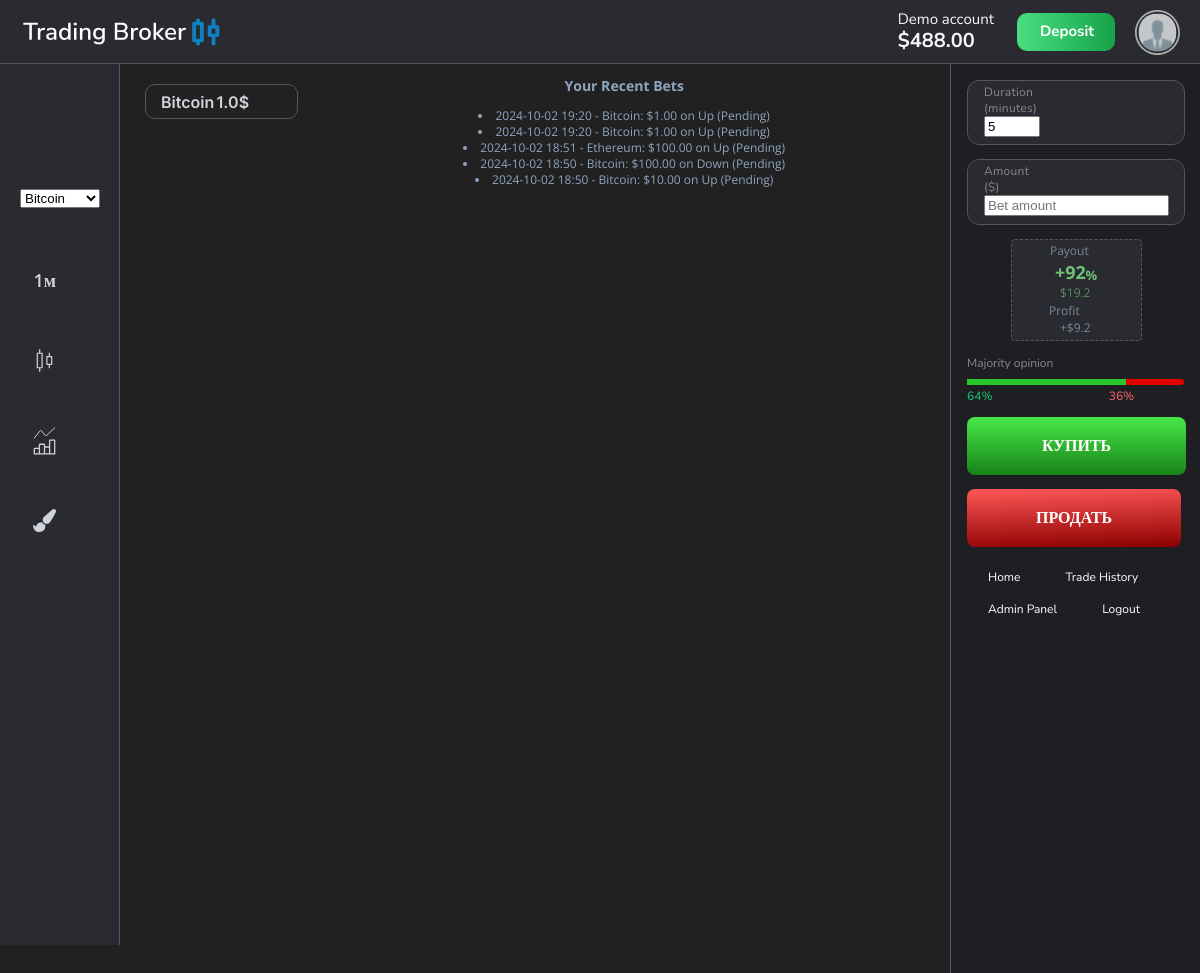
Page /dashboard/ (signed in) on the committed database.
### trading/models.py (models this page shows, shortened)
class UserProfile(models.Model):
    user = models.OneToOneField(User, on_delete=models.CASCADE)
    balance = models.DecimalField(max_digits=10, decimal_places=2, default=1000.00)

class ChartType(models.Model):
    name = models.CharField(max_length=50, unique=True)
    symbol = models.CharField(max_length=10, unique=True)

class Candle(models.Model):
    chart_type = models.ForeignKey(ChartType, on_delete=models.CASCADE)
    time = models.DateTimeField()
    open_price = models.FloatField()
    close_price = models.FloatField()
    min_price = models.FloatField()
    max_price = models.FloatField()

class Bet(models.Model):
    user = models.ForeignKey(User, on_delete=models.CASCADE)
    chart_type = models.ForeignKey(ChartType, on_delete=models.CASCADE)
    amount = models.DecimalField(max_digits=10, decimal_places=2)
    duration = models.DateTimeField(default=timezone.now())
    prediction = models.CharField(max_length=10, choices=[('UP', 'Up'), ('DOWN', 'Down')])
    created_at = models.DateTimeField(auto_now_add=True)
    result = models.CharField(max_length=10, choices=[('WIN', 'Win'), ('LOSS', 'Loss'), ('PENDING', 'Pending')], default='PENDING')

### trading/views.py (the view)
# urls.py: path('dashboard/', views.dashboard, name='dashboard'),
@login_required
def dashboard(request):
    chart_types = ChartType.objects.all()
    selected_chart_type = request.GET.get('chart_type')
    if selected_chart_type:
        chart_type = ChartType.objects.get(id=selected_chart_type)
    else:
        chart_type = chart_types.first()
    candles = Candle.objects.filter(chart_type=chart_type).order_by('-time')[:30]
    chart_data = {
        'labels': [],
        'open': [],
        'close': [],
        'high': [],
        'low': []
    }
    for candle in reversed(candles):
        chart_data['labels'].append(candle.time.isoformat())
        chart_data['open'].append(float(candle.open_price))
        chart_data['close'].append(float(candle.close_price))
        chart_data['high'].append(float(candle.max_price))
        chart_data['low'].append(float(candle.min_price))
    if request.method == 'POST':
        bet_form = BetForm(request.POST)
        if bet_form.is_valid():
            bet = bet_form.save(commit=False)
            bet.user = request.user
            bet.chart_type = chart_type
            bet.prediction = request.POST.get('place_bet')  # 'UP' or 'DOWN'
            if bet.amount <= request.user.userprofile.balance:
                request.user.userprofile.balance -= bet.amount
                request.user.userprofile.save()
                bet.save()
                messages.success(request, f'Your {bet.get_prediction_display()} bet of ${bet.amount} for {bet_form.cleaned_data["duration"]} minutes has been placed successfully.')
                return redirect('dashboard')
            else:
                messages.error(request, 'Insufficient funds to place the bet.')
        else:
            messages.error(request, 'Please check the form data and try again.')
    else:
        bet_form = BetForm(initial={'chart_type': chart_type.id})
    user_bets = Bet.objects.filter(user=request.user).order_by('-created_at')[:5]
    context = {
        'chart_types': chart_types,
        'selected_chart_type': chart_type,
        'candles': candles,
        'bet_form': bet_form,
        'chart_data': json.dumps(chart_data),
        'current_price': candles.first().close_price if candles else 0,
        'user_bets': user_bets,
    }
    return render(request, 'trading/dashboard.html', context)

### trading/forms.py (shortened to what this page needs)
class BetForm(forms.ModelForm):
    chart_type = forms.ModelChoiceField(queryset=ChartType.objects.all(), widget=forms.HiddenInput())
    duration = forms.IntegerField(
        min_value=1,
        max_value=60,
        initial=5,
        widget=forms.NumberInput(attrs={'class': 'form-control', 'placeholder': 'Duration in minutes'})
    )
    amount = forms.DecimalField(
        max_digits=10,
        decimal_places=2,
        min_value=1,
        widget=forms.NumberInput(attrs={'class': 'form-control', 'placeholder': 'Bet amount'})
    )
    class Meta:
        model = Bet
        fields = ['amount', 'duration', 'chart_type']

### trading/templates/trading/dashboard.html (shortened to what this page needs)
{% load static %}
{% block content %}
<!DOCTYPE html>
<html>
  <head>
    <link rel="stylesheet" href="{% static 'css/adminglobal.css' %}">
    <link rel="stylesheet" href="{% static 'css/adminindex.css' %}">
  </head>
  <body>
    <div class="pocketoptioncom-by-htmltode">
      <header class="header">
        <div class="vector-wrapper">
          <img
            class="vector-icon"
            loading="lazy"
            alt=""
            src="{% static 'images/vectoradmin.svg' %}"
          />
        </div>
        <div class="frame-parent">
          <div class="frame-wrapper">
            <div class="frame-group">
              <div class="demo-account-parent">
                <a class="demo-account">Demo account</a>
                <a class="a">${{ user.userprofile.balance }}</a>
              </div>
            </div>
          </div>
          <div class="frame-container">
            <button class="deposit-wrapper">
              <a class="deposit">Deposit</a>
            </button>
          </div>
          <img
            class="container-icon"
            loading="lazy"
            alt=""
            src="{% static 'images/container.svg' %}"
          />
        </div>
      </header>
      <main class="frame-main">
        <div class="background-parent">
          <div class="background">
            <div class="wrapper">
              <form method="get" id="chart-type-form">
                <select name="chart_type" id="chart_type" onchange="this.form.submit()">
                  {% for chart_type in chart_types %}
                    <option value="{{ chart_type.id }}" {% if chart_type == selected_chart_type %}selected{% endif %}>
                      {{ chart_type.name }}
                    </option>
                  {% endfor %}
                </select>
              </form>
            </div>
            <div class="chart-tools-wrapper">
                <div class="chart-tools">
                  <div class="tools">
                    <button class="button">1м</button>
                    </div>
                    <div class="tools">
                        <img
                          class="vector-icon1"
                          alt=""
                          src="{% static 'images/vector-11.svg' %}"
                        />
                      </div>
                    <div class="tools1">
                      <img
                        class="chart-tool-icon"
                        alt=""
                        src="{% static 'images/vector-22.svg' %}"
                      />
                      <img
                        class="chart-tool-icon1"
                        alt=""
                        src="{% static 'images/vector-33.svg' %}"
                      />
                    </div>
                    <div class="tools">
                      <img
                        class="vector-icon1"
                        alt=""
                        src="{% static 'images/vector-44.svg' %}"
                      />
                    </div>
                  </div>
                </div>
          </div>
          <div class="list-item-wrapper">
            <div class="list-item">
              <div class="audcad">{{ selected_chart_type.name }}</div>
              <div class="trade-info">
                <a class="trade-rate">{{ current_price }}</a>
                <div class="trade-percent">$</div>
              </div>
            </div>
          </div>
        </div>
   <div  id="candlestickChart" style="width: 100%; height: 400px;">
    <a class="demo-account">
        <h3>Your Recent Bets</h3>
          {% for bet in user_bets %}
          <li>
            {{ bet.created_at|date:"Y-m-d H:i" }} -
            {{ bet.chart_type.name }}:
            ${{ bet.amount }} on {{ bet.get_prediction_display }}
            ({{ bet.get_result_display }})
          </li>
          {% empty %}
          <li>You haven't placed any bets yet.</li>
          {% endfor %}
    </a>
   </div>
        <form method="post" id="betting-form" class="app-panel">
            <div class="binary-time-input-vui-input">
                <div class="trade-buttons">
                    <div class="parent">
                        <div class="div1">Duration (minutes)</div>
                        {{ bet_form.duration }}
                    </div>
                </div>
            </div>
            <div class="binary-time-input-vui-input">
                <div class="trade-buttons">
                    <div class="parent">
                        <div class="div1">Amount ($)</div>
                        {{ bet_form.amount }}
                    </div>
                </div>
            </div>
            <div class="backgroundborder-wrapper">
              <div class="backgroundborder">
                <div class="result-values">
                  <div class="div4">Payout</div>
                </div>
                <div class="backgroundborder-inner">
                  <div class="payout-value-parent">
                    <b class="payout-value">+92</b>
                    <div class="payout-percent-wrapper">
                      <b class="payout-percent">%</b>
                    </div>
                  </div>
                </div>
                <div class="result-values1">
                  <div class="div5">$19.2</div>
                </div>
                <div class="div4">Profit</div>
                <div class="result-values2">
                  <div class="div4">+$9.2</div>
                </div>
              </div>
            </div>
            <div class="majority-opinion-parent">
                <div class="majority-opinion">Majority opinion</div>
                <div class="background-group">
                  <div class="background1">
                    <div class="background2"></div>
                  </div>
                  <div class="opinion-values-parent">
                    <div class="opinion-values">64%</div>
                    <div class="opinion-values1">36%</div>
                  </div>
                </div>
              </div>
              <button class="button1" type="submit" name="place_bet" value="UP">
                <b class="text-def">КУПИТЬ</b>
            </button>
            <button class="button2" type="submit" name="place_bet" value="DOWN">
                <b class="text-def">ПРОДАТЬ</b>
            </button>
          <nav>
              <a href="{% url 'home' %}">Home</a>
              {% if user.is_authenticated %}
                  <a href="{% url 'trade_history' %}">Trade History</a>
                  <a href="{% url 'admin_panel' %}">Admin Panel</a>
                  <a href="{% url 'logout' %}">Logout</a>
              {% else %}
                  <a href="{% url 'login' %}">Login</a>
                  <a href="{% url 'register' %}">Register</a>
              {% endif %}
          </nav>
        </form>
      </main>
    </div>
  </body>
</html>
{% endblock %}

### trading/static/css/adminglobal.css (style rules this page uses)
body { margin: 0; line-height: normal; }
:root { --pocketoptioncom-nunito-sans-bold-16-upper: "Nunito Sans"; --font-open-sans: "Open Sans"; --font-inter: Inter; --pocketoptioncom-nunito-sans-bold-16-upper-size: 1rem; --font-size-xs: 0.75rem; --font-size-lg: 1.125rem; --font-size-sm: 0.875rem; --font-size-mini: 0.938rem; --color-gray-100: #2a2b30; --color-dimgray-100: #54565f; --color-mediumseagreen-100: #6fc274; --color-lightslategray-100: #868893; --color-lightslategray-200: #7d879d; --color-whitesmoke: #f6f7f7; --color-lightgray: #d1d4dc; --color-lightsteelblue: #8ea5c0; --gap-xl: 1.25rem; --gap-9xs: 0.25rem; --gap-14xl: 2.062rem; --gap-8xs: 0.312rem; --padding-base: 1rem; --padding-mini: 0.937rem; --padding-xl: 1.25rem; --padding-xl-5: 1.281rem; --padding-12xs: 0.062rem; --padding-10xs: 0.187rem; --padding-9xs: 0.25rem; --padding-sm: 0.875rem; --padding-2xs: 0.687rem; --padding-7xs: 0.375rem; --padding-6xs: 0.437rem; --padding-5xs: 0.5rem; --padding-11xs: 0.125rem; --padding-15xl: 2.125rem; --padding-12xl: 1.937rem; --padding-4xl: 1.437rem; --padding-smi: 0.812rem; --padding-xs: 0.75rem; --br-5xs: 8px; --br-9xs: 4px; --br-xs: 12px; --br-3xs: 10px; --br-8xs: 5px; }

### trading/templates/trading/dashboard.html (style rules this page uses)
.text-def { position: relative; font-size: var(--pocketoptioncom-nunito-sans-bold-16-upper-size); line-height: 1.063rem; text-transform: uppercase; font-family: var(--pocketoptioncom-nunito-sans-bold-16-upper); color: #ffffff; text-align: center; }
nav a { color: white; text-decoration: none; padding: 8px 16px; margin: 0 5px; border-radius: 3px; transition: background-color 0.3s; display: inline-block; }

### rows in the picture
ChartType: name "Bitcoin"
Candle: close_price "1.0"
Bet: created_at "2024-10-02 19:20", chart_type.name "Bitcoin", amount "1.00", prediction "Up", result "Pending"
Bet: created_at "2024-10-02 19:20", chart_type.name "Bitcoin", amount "1.00", prediction "Up", result "Pending"
Bet: created_at "2024-10-02 18:51", chart_type.name "Ethereum", amount "100.00", prediction "Up", result "Pending"
Bet: created_at "2024-10-02 18:50", chart_type.name "Bitcoin", amount "100.00", prediction "Down", result "Pending"
Bet: created_at "2024-10-02 18:50", chart_type.name "Bitcoin", amount "10.00", prediction "Up", result "Pending"

### other values in the picture
{{ user.userprofile.balance }} "488.00"
form field chart_type "Bitcoin"
